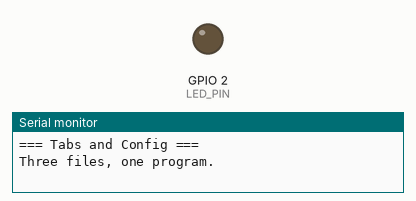
A sketch run on a simulated ESP32. Parts: output pins drawn as LEDs (lit = HIGH), the last lines printed to the serial monitor.

Above: at 0.7 s.
At 33.3 s:
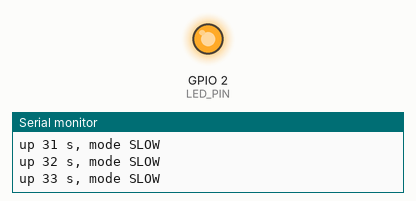
Timing chart, 0 to 39.3 s (numbered marks = the images above):
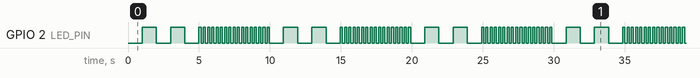

The sketch:

a1a_tabs_and_config.ino
```cpp
/*
  a1a_tabs_and_config.ino
  Porpoise Robotics - Pathfinder advanced course, Lesson 1

  WHAT THIS PROGRAM DOES
  ----------------------
  Almost nothing, on purpose. It blinks the on-board LED and prints a line
  every second. What matters is its SHAPE: it is split across three files, the
  same way Pathfinder_Op_Program12 is split across eight.

        a1a_tabs_and_config.ino   setup(), loop(), and the shared variables
        Config.h                  every tunable number and every custom type
        Blinker.ino               one subsystem, in its own tab

  Nothing moves. Safe on the bench.

  BEFORE YOU CAN COMPILE THIS
  ---------------------------
  Board package: "esp32_bluepad32" by Ricardo Quesada, version 4.1.0
    File > Preferences > "Additional boards manager URLs", add:
      https://raw.githubusercontent.com/ricardoquesada/esp32-arduino-lib-builder/master/bluepad32_files/package_esp32_bluepad32_index.json
    Then Tools > Board > esp32_bluepad32 > "ESP32 Dev Module".
  Libraries: none.

  These are the same settings Pathfinder_Op_Program12 uses.

  HOW ARDUINO TABS ACTUALLY WORK
  ------------------------------
  Every .ino file in the sketch folder shows up as a tab in the IDE. Before
  compiling, the IDE concatenates them - the one named after the folder first,
  then the rest in alphabetical order - into a single translation unit, and
  generates function prototypes for you at the top.

  Two consequences you have to know:

    - Functions and globals are shared across tabs with no header needed. That
      is why Blinker.ino can call Serial and read BLINK_MS without including
      anything.

    - TYPES are not. The IDE puts its generated prototypes ABOVE your code, so
      a prototype that mentions an enum or struct you declared in a tab will
      not compile - the type is not defined yet at that point.

  That is exactly why Config.h is a real header file and not a fourth tab. A
  header is #included by the main sketch, so anything in it is defined before
  the generated prototypes appear. Op Program 12 does the same thing for the
  same reason, and it says so at the top of its own Config.h.

  WHY BOTHER SPLITTING A PROGRAM UP
  ---------------------------------
  Pathfinder_Op_Program11.2 was one file of 1292 lines. Finding the lighting
  code in it meant scrolling. Op 12 is the same program split by subsystem, so
  "where does pairing happen" has a one-word answer: Bluetooth.

  The rule that makes it work: each tab owns one subsystem, and every number
  you might want to change lives in Config.h rather than being buried in the
  middle of the logic.

  WHAT TO TRY
  -----------
  1. Look at the tab bar at the top of the IDE. Click between the three files.
  2. Change BLINK_MS in Config.h. Notice you did not touch either .ino file.
  3. Add a fourth file called Reporter.ino with a function in it, and call that
     function from loop(). Notice that you did not have to declare it anywhere.
  4. Now move the BlinkMode enum out of Config.h and into Blinker.ino, and try
     to compile. Read the error. Put it back.
  5. Open Pathfinder_Op_Program12 and list what each of its eight files owns.
*/

#include "Config.h"

// ===================================================================
// SHARED STATE
// ===================================================================
// Globals declared here are visible from every tab in this sketch.

BlinkMode blink_mode = BLINK_SLOW;
unsigned long last_report = 0;

// ===================================================================
// SETUP
// ===================================================================

void setup() {
  Serial.begin(115200);
  delay(500);

  setup_blinker();          // Lives in Blinker.ino. No declaration needed.

  Serial.println();
  Serial.println(F("=== Tabs and Config ==="));
  Serial.println(F("Three files, one program."));

  // F() keeps a string literal in flash instead of copying it into RAM at
  // boot. On a program this small it makes no difference. On Op 12, with its
  // Bluetooth stack already using most of the RAM, it makes a real one, which
  // is why you will see F() all over that program and should get in the habit.
}

// ===================================================================
// LOOP
// ===================================================================

void loop() {
  unsigned long now = millis();

  update_blinker(now);      // Also lives in Blinker.ino

  if (now - last_report >= REPORT_INTERVAL_MS) {
    last_report = now;
    Serial.printf("up %lu s, mode %s\n",
                  now / 1000,
                  blink_mode == BLINK_SLOW ? "SLOW" : "FAST");
  }
}
```

Blinker.ino
```cpp
/*
  Blinker.ino - one subsystem, in its own tab.
  Porpoise Robotics - Pathfinder advanced course, Lesson 1

  Everything that touches the LED lives here and nowhere else. The main sketch
  calls setup_blinker() once and update_blinker() every pass, and never has to
  know how either of them works.

  Notice what this file does NOT have:
    - no #include of Config.h. The main sketch already included it, and the IDE
      concatenates the tabs into one file before compiling.
    - no declaration of blink_mode. It is a global in the main sketch, so it is
      visible from here.
    - no prototypes for its own functions. The IDE generates those.

  That convenience is also the trap: because every tab can see every global,
  nothing stops you reaching into another subsystem and changing its variables
  from the wrong place. The discipline that keeps a program like Op 12
  readable is a convention, not a rule the compiler enforces - each tab owns
  its own state, and other tabs go through its functions.
*/

// State that belongs to this subsystem alone. "static" at file scope keeps a
// variable private to this tab, which is how you say "nobody else should touch
// this" in a language that will not stop them.
static unsigned long last_blink = 0;
static unsigned long last_mode_change = 0;
static bool led_is_on = false;

void setup_blinker() {
  pinMode(LED_PIN, OUTPUT);      // LED_PIN comes from Config.h
  digitalWrite(LED_PIN, LOW);
}

/*
  Non-blocking: called every pass of loop(), does something only when it is
  time to. Nothing in this sketch ever calls delay(), which is what lets the
  blinker and the reporter run on their own separate schedules.
*/
void update_blinker(unsigned long now) {
  // Swap between slow and fast every few seconds, so there is something to see.
  if (now - last_mode_change >= MODE_SWITCH_MS) {
    last_mode_change = now;
    blink_mode = (blink_mode == BLINK_SLOW) ? BLINK_FAST : BLINK_SLOW;
  }

  unsigned long interval = (blink_mode == BLINK_SLOW) ? BLINK_SLOW_MS
                                                      : BLINK_FAST_MS;

  if (now - last_blink >= interval) {
    last_blink = now;
    led_is_on = !led_is_on;
    digitalWrite(LED_PIN, led_is_on ? HIGH : LOW);
  }
}
```

Config.h
```cpp
/*
  Config.h - a1a_tabs_and_config

  Every tunable number and every custom type lives here, so the rest of the
  program contains logic and nothing else. If you want to change how this
  sketch behaves, this is the only file you need.

  This is a real header file rather than another tab because the enum below has
  to be defined before anything uses it. Arduino writes function prototypes for
  you and puts them at the top of the sketch, which would land ABOVE a type
  declared in a tab; putting the types in a header that the main sketch
  includes first avoids that trap entirely.

  Pathfinder_Op_Program12 has a Config.h that opens with the same paragraph,
  for the same reason.
*/

#ifndef CONFIG_H
#define CONFIG_H

// The include guard above, and the #endif at the bottom, stop this file being
// pasted in twice if two tabs both include it. Every header needs one.

#include <Arduino.h>

// ===================================================================
// PINS
// ===================================================================

const int LED_PIN = 2;    // The small blue LED on the ESP32 module itself

// ===================================================================
// TIMING
// ===================================================================

const unsigned long BLINK_SLOW_MS       = 1000;
const unsigned long BLINK_FAST_MS       = 150;
const unsigned long MODE_SWITCH_MS      = 5000;   // How long each mode lasts
const unsigned long REPORT_INTERVAL_MS  = 1000;

// ===================================================================
// TYPES
// ===================================================================

// This enum is the whole reason Config.h exists. Try moving it into
// Blinker.ino and compiling - the error you get is worth seeing once.
enum BlinkMode { BLINK_SLOW, BLINK_FAST };

#endif  // CONFIG_H
```

Measured:
- by itself, GPIO 2 (LED_PIN): moves between LOW and HIGH, repeating every 29.9 s
- by itself, everything shown: repeats every 29.9 s, in 114 steps
